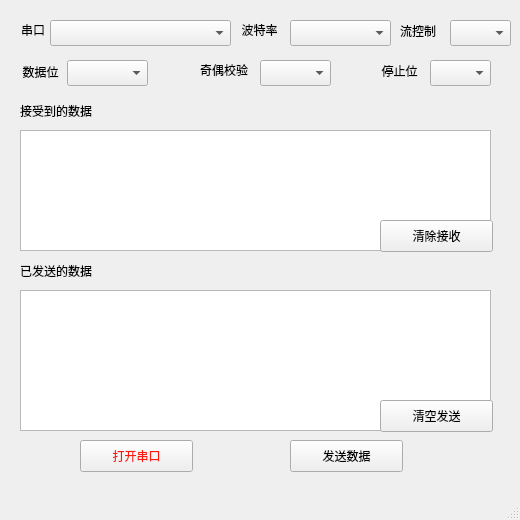
<?xml version="1.0" encoding="UTF-8"?>
<ui version="4.0">
 <class>MainWindow</class>
 <widget class="QMainWindow" name="MainWindow">
  <property name="geometry">
   <rect>
    <x>0</x>
    <y>0</y>
    <width>520</width>
    <height>520</height>
   </rect>
  </property>
  <property name="minimumSize">
   <size>
    <width>520</width>
    <height>520</height>
   </size>
  </property>
  <property name="maximumSize">
   <size>
    <width>520</width>
    <height>520</height>
   </size>
  </property>
  <property name="windowTitle">
   <string>MainWindow</string>
  </property>
  <widget class="QWidget" name="centralWidget">
   <widget class="QLabel" name="label_7">
    <property name="geometry">
     <rect>
      <x>20</x>
      <y>100</y>
      <width>121</width>
      <height>21</height>
     </rect>
    </property>
    <property name="sizePolicy">
     <sizepolicy hsizetype="Expanding" vsizetype="Expanding">
      <horstretch>0</horstretch>
      <verstretch>0</verstretch>
     </sizepolicy>
    </property>
    <property name="text">
     <string>接受到的数据</string>
    </property>
   </widget>
   <widget class="QLabel" name="label_8">
    <property name="geometry">
     <rect>
      <x>20</x>
      <y>260</y>
      <width>161</width>
      <height>21</height>
     </rect>
    </property>
    <property name="sizePolicy">
     <sizepolicy hsizetype="Expanding" vsizetype="Expanding">
      <horstretch>0</horstretch>
      <verstretch>0</verstretch>
     </sizepolicy>
    </property>
    <property name="text">
     <string>已发送的数据</string>
    </property>
   </widget>
   <widget class="QTextEdit" name="textEdit">
    <property name="geometry">
     <rect>
      <x>20</x>
      <y>290</y>
      <width>471</width>
      <height>141</height>
     </rect>
    </property>
   </widget>
   <widget class="QPlainTextEdit" name="plainTextEdit">
    <property name="geometry">
     <rect>
      <x>20</x>
      <y>130</y>
      <width>471</width>
      <height>121</height>
     </rect>
    </property>
   </widget>
   <widget class="QComboBox" name="comboBox_2">
    <property name="geometry">
     <rect>
      <x>290</x>
      <y>20</y>
      <width>101</width>
      <height>26</height>
     </rect>
    </property>
    <property name="sizePolicy">
     <sizepolicy hsizetype="Expanding" vsizetype="Expanding">
      <horstretch>0</horstretch>
      <verstretch>0</verstretch>
     </sizepolicy>
    </property>
   </widget>
   <widget class="QComboBox" name="comboBox">
    <property name="geometry">
     <rect>
      <x>50</x>
      <y>20</y>
      <width>181</width>
      <height>26</height>
     </rect>
    </property>
    <property name="sizePolicy">
     <sizepolicy hsizetype="Expanding" vsizetype="Expanding">
      <horstretch>0</horstretch>
      <verstretch>0</verstretch>
     </sizepolicy>
    </property>
   </widget>
   <widget class="QLabel" name="label_5">
    <property name="geometry">
     <rect>
      <x>380</x>
      <y>60</y>
      <width>39</width>
      <height>21</height>
     </rect>
    </property>
    <property name="sizePolicy">
     <sizepolicy hsizetype="Expanding" vsizetype="Expanding">
      <horstretch>0</horstretch>
      <verstretch>0</verstretch>
     </sizepolicy>
    </property>
    <property name="text">
     <string>停止位</string>
    </property>
    <property name="alignment">
     <set>Qt::AlignCenter</set>
    </property>
    <property name="buddy">
     <cstring>comboBox_5</cstring>
    </property>
   </widget>
   <widget class="QLabel" name="label_2">
    <property name="geometry">
     <rect>
      <x>240</x>
      <y>20</y>
      <width>39</width>
      <height>19</height>
     </rect>
    </property>
    <property name="sizePolicy">
     <sizepolicy hsizetype="Expanding" vsizetype="Expanding">
      <horstretch>0</horstretch>
      <verstretch>0</verstretch>
     </sizepolicy>
    </property>
    <property name="text">
     <string>波特率</string>
    </property>
    <property name="alignment">
     <set>Qt::AlignCenter</set>
    </property>
    <property name="buddy">
     <cstring>comboBox_2</cstring>
    </property>
   </widget>
   <widget class="QComboBox" name="comboBox_5">
    <property name="geometry">
     <rect>
      <x>430</x>
      <y>60</y>
      <width>61</width>
      <height>26</height>
     </rect>
    </property>
    <property name="sizePolicy">
     <sizepolicy hsizetype="Expanding" vsizetype="Expanding">
      <horstretch>0</horstretch>
      <verstretch>0</verstretch>
     </sizepolicy>
    </property>
   </widget>
   <widget class="QLabel" name="label">
    <property name="geometry">
     <rect>
      <x>20</x>
      <y>20</y>
      <width>26</width>
      <height>19</height>
     </rect>
    </property>
    <property name="sizePolicy">
     <sizepolicy hsizetype="Expanding" vsizetype="Expanding">
      <horstretch>0</horstretch>
      <verstretch>0</verstretch>
     </sizepolicy>
    </property>
    <property name="text">
     <string>串口</string>
    </property>
    <property name="alignment">
     <set>Qt::AlignCenter</set>
    </property>
    <property name="buddy">
     <cstring>comboBox</cstring>
    </property>
   </widget>
   <widget class="QLabel" name="label_6">
    <property name="geometry">
     <rect>
      <x>400</x>
      <y>20</y>
      <width>41</width>
      <height>21</height>
     </rect>
    </property>
    <property name="sizePolicy">
     <sizepolicy hsizetype="Expanding" vsizetype="Expanding">
      <horstretch>0</horstretch>
      <verstretch>0</verstretch>
     </sizepolicy>
    </property>
    <property name="text">
     <string>流控制</string>
    </property>
    <property name="buddy">
     <cstring>comboBox_6</cstring>
    </property>
   </widget>
   <widget class="QLabel" name="label_3">
    <property name="geometry">
     <rect>
      <x>21</x>
      <y>62</y>
      <width>39</width>
      <height>19</height>
     </rect>
    </property>
    <property name="sizePolicy">
     <sizepolicy hsizetype="Expanding" vsizetype="Expanding">
      <horstretch>0</horstretch>
      <verstretch>0</verstretch>
     </sizepolicy>
    </property>
    <property name="text">
     <string>数据位</string>
    </property>
    <property name="alignment">
     <set>Qt::AlignCenter</set>
    </property>
    <property name="buddy">
     <cstring>comboBox_3</cstring>
    </property>
   </widget>
   <widget class="QComboBox" name="comboBox_4">
    <property name="geometry">
     <rect>
      <x>260</x>
      <y>60</y>
      <width>71</width>
      <height>26</height>
     </rect>
    </property>
    <property name="sizePolicy">
     <sizepolicy hsizetype="Expanding" vsizetype="Expanding">
      <horstretch>0</horstretch>
      <verstretch>0</verstretch>
     </sizepolicy>
    </property>
   </widget>
   <widget class="QLabel" name="label_4">
    <property name="geometry">
     <rect>
      <x>200</x>
      <y>60</y>
      <width>52</width>
      <height>19</height>
     </rect>
    </property>
    <property name="sizePolicy">
     <sizepolicy hsizetype="Expanding" vsizetype="Expanding">
      <horstretch>0</horstretch>
      <verstretch>0</verstretch>
     </sizepolicy>
    </property>
    <property name="text">
     <string>奇偶校验</string>
    </property>
    <property name="buddy">
     <cstring>comboBox_4</cstring>
    </property>
   </widget>
   <widget class="QComboBox" name="comboBox_3">
    <property name="geometry">
     <rect>
      <x>67</x>
      <y>60</y>
      <width>81</width>
      <height>26</height>
     </rect>
    </property>
    <property name="sizePolicy">
     <sizepolicy hsizetype="Expanding" vsizetype="Expanding">
      <horstretch>0</horstretch>
      <verstretch>0</verstretch>
     </sizepolicy>
    </property>
   </widget>
   <widget class="QComboBox" name="comboBox_6">
    <property name="geometry">
     <rect>
      <x>450</x>
      <y>20</y>
      <width>61</width>
      <height>26</height>
     </rect>
    </property>
    <property name="sizePolicy">
     <sizepolicy hsizetype="Expanding" vsizetype="Expanding">
      <horstretch>0</horstretch>
      <verstretch>0</verstretch>
     </sizepolicy>
    </property>
   </widget>
   <widget class="QPushButton" name="pushButton">
    <property name="geometry">
     <rect>
      <x>80</x>
      <y>440</y>
      <width>113</width>
      <height>32</height>
     </rect>
    </property>
    <property name="styleSheet">
     <string notr="true">color: rgb(252, 27, 17);</string>
    </property>
    <property name="text">
     <string>打开串口</string>
    </property>
    <property name="checkable">
     <bool>true</bool>
    </property>
   </widget>
   <widget class="QPushButton" name="pushButton_2">
    <property name="geometry">
     <rect>
      <x>290</x>
      <y>440</y>
      <width>113</width>
      <height>32</height>
     </rect>
    </property>
    <property name="text">
     <string>发送数据</string>
    </property>
   </widget>
   <widget class="QPushButton" name="pushButton_3">
    <property name="geometry">
     <rect>
      <x>380</x>
      <y>400</y>
      <width>113</width>
      <height>32</height>
     </rect>
    </property>
    <property name="text">
     <string>清空发送</string>
    </property>
   </widget>
   <widget class="QPushButton" name="pushButton_4">
    <property name="geometry">
     <rect>
      <x>380</x>
      <y>220</y>
      <width>113</width>
      <height>32</height>
     </rect>
    </property>
    <property name="text">
     <string>清除接收</string>
    </property>
   </widget>
  </widget>
  <widget class="QMenuBar" name="menuBar">
   <property name="geometry">
    <rect>
     <x>0</x>
     <y>0</y>
     <width>520</width>
     <height>22</height>
    </rect>
   </property>
  </widget>
  <widget class="QToolBar" name="mainToolBar">
   <property name="minimumSize">
    <size>
     <width>520</width>
     <height>0</height>
    </size>
   </property>
   <property name="maximumSize">
    <size>
     <width>1000</width>
     <height>0</height>
    </size>
   </property>
   <attribute name="toolBarArea">
    <enum>TopToolBarArea</enum>
   </attribute>
   <attribute name="toolBarBreak">
    <bool>false</bool>
   </attribute>
  </widget>
  <widget class="QStatusBar" name="statusBar"/>
 </widget>
 <layoutdefault spacing="6" margin="11"/>
 <resources/>
 <connections/>
</ui>
